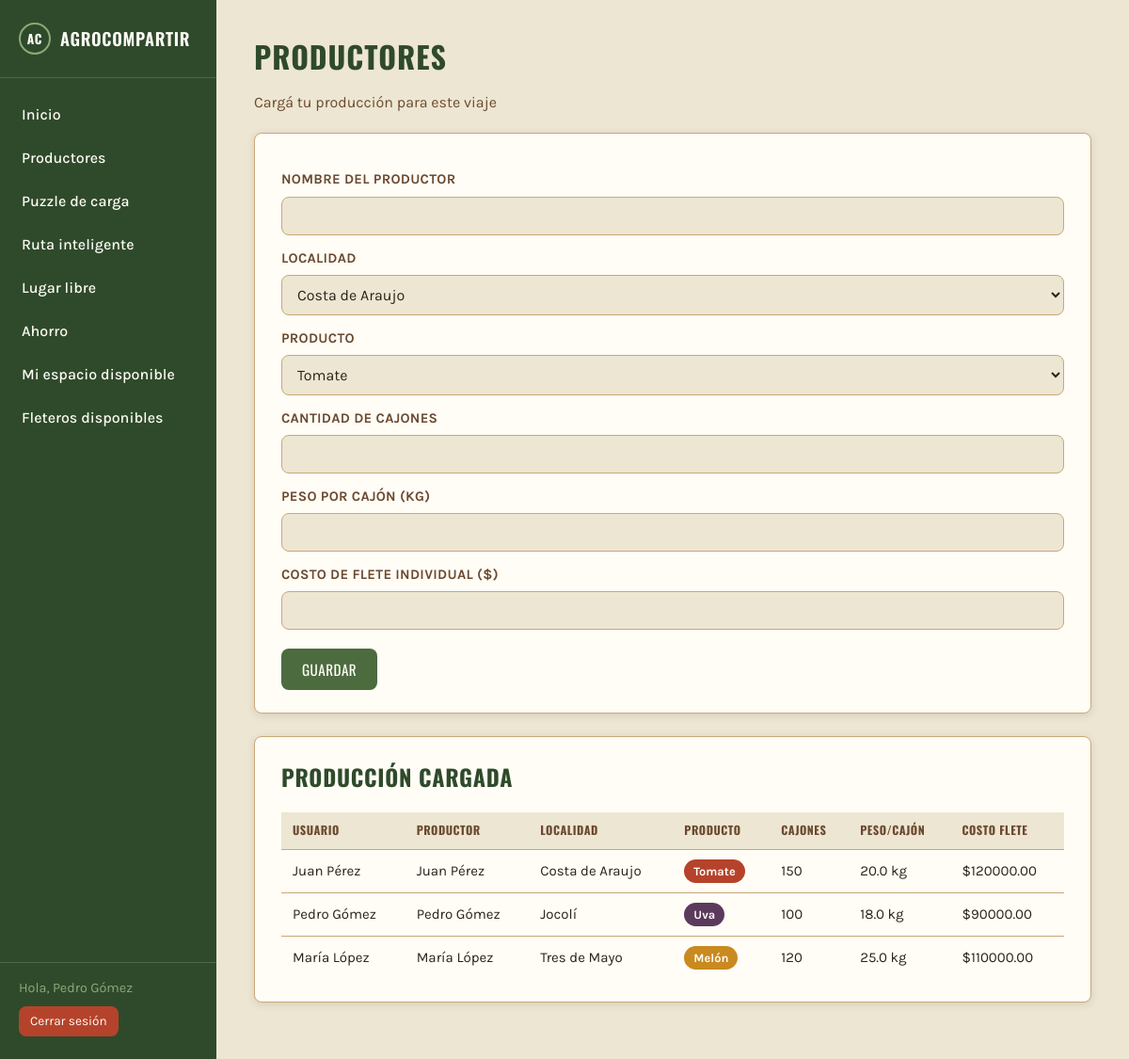
/productores (signed in), run on the app's committed database.
### tables this page shows
CREATE TABLE productores (
        id INTEGER PRIMARY KEY AUTOINCREMENT,
        usuario_id INTEGER NOT NULL,
        nombre_productor TEXT NOT NULL,
        localidad TEXT NOT NULL,
        producto TEXT NOT NULL,
        cantidad_cajones INTEGER NOT NULL,
        peso_por_cajon REAL NOT NULL,
        costo_viaje REAL NOT NULL,
        FOREIGN KEY (usuario_id) REFERENCES usuarios (id)
    );

CREATE TABLE usuarios (
        id INTEGER PRIMARY KEY AUTOINCREMENT,
        nombre TEXT NOT NULL,
        email TEXT NOT NULL UNIQUE,
        password TEXT NOT NULL,
        tipo TEXT NOT NULL DEFAULT 'cliente' CHECK (tipo IN ('cliente', 'fletero'))
    );

### app.py (the view, shortened to what this page needs)
@app.route('/productores', methods=['GET', 'POST'])
@login_requerido
def productores():
    return render_template(
        'productores.html',
        productores=funciones.obtener_productores(),
        localidades=funciones.LOCALIDADES_PRODUCTORES,
        productos=funciones.PRODUCTOS,
    )

### app.py (called while the page is built)
def login_requerido(vista):
    @wraps(vista)
    def envoltura(*args, **kwargs):
        if not session.get('usuario_id'):
            return redirect(url_for('login'))
        return vista(*args, **kwargs)
    return envoltura

### funciones.py (called while the page is built)
def obtener_conexion():
    conexion = sqlite3.connect('database.db')
    return conexion

def obtener_productores():
    conexion = obtener_conexion()
    cursor = conexion.cursor()
    cursor.execute('''
        SELECT p.id, u.nombre, p.nombre_productor, p.localidad, p.producto,
               p.cantidad_cajones, p.peso_por_cajon, p.costo_viaje
        FROM productores p
        JOIN usuarios u ON u.id = p.usuario_id
        ORDER BY p.id
    ''')
    filas = cursor.fetchall()
    conexion.close()
    return filas

### templates/productores.html
{% extends "base.html" %}
{% block contenido %}
<h1>Productores</h1>
<p class="subtitulo">Cargá tu producción para este viaje</p>
<div class="tarjeta">
    <form class="formulario" method="POST">
        <label for="nombre_productor">Nombre del productor</label>
        <input type="text" id="nombre_productor" name="nombre_productor" required>
        <label for="localidad">Localidad</label>
        <select id="localidad" name="localidad" required>
            {% for loc in localidades %}
            <option value="{{ loc }}">{{ loc }}</option>
            {% endfor %}
        </select>
        <label for="producto">Producto</label>
        <select id="producto" name="producto" required>
            {% for prod in productos %}
            <option value="{{ prod }}">{{ prod }}</option>
            {% endfor %}
        </select>
        <label for="cantidad_cajones">Cantidad de cajones</label>
        <input type="number" id="cantidad_cajones" name="cantidad_cajones" min="1" required>
        <label for="peso_por_cajon">Peso por cajón (kg)</label>
        <input type="number" id="peso_por_cajon" name="peso_por_cajon" step="0.1" min="0" required>
        <label for="costo_viaje">Costo de flete individual ($)</label>
        <input type="number" id="costo_viaje" name="costo_viaje" step="0.01" min="0" required>
        <button type="submit" class="btn">Guardar</button>
    </form>
</div>
<div class="tarjeta">
    <h2>Producción cargada</h2>
    {% if productores %}
    <table class="tabla">
        <thead>
            <tr>
                <th>Usuario</th>
                <th>Productor</th>
                <th>Localidad</th>
                <th>Producto</th>
                <th>Cajones</th>
                <th>Peso/cajón</th>
                <th>Costo flete</th>
            </tr>
        </thead>
        <tbody>
            {% for p in productores %}
            <tr>
                <td>{{ p[1] }}</td>
                <td>{{ p[2] }}</td>
                <td>{{ p[3] }}</td>
                <td>
                    {% if p[4] == 'Tomate' %}
                    <span class="etiqueta etiqueta--tomate">{{ p[4] }}</span>
                    {% elif p[4] == 'Melón' %}
                    <span class="etiqueta etiqueta--melon">{{ p[4] }}</span>
                    {% else %}
                    <span class="etiqueta etiqueta--uva">{{ p[4] }}</span>
                    {% endif %}
                </td>
                <td>{{ p[5] }}</td>
                <td>{{ p[6] }} kg</td>
                <td>${{ "%.2f"|format(p[7]) }}</td>
            </tr>
            {% endfor %}
        </tbody>
    </table>
    {% else %}
    <p>Todavía no hay producción cargada.</p>
    {% endif %}
</div>
{% endblock %}

### templates/base.html (shortened to what this page needs)
<!DOCTYPE html>
<html lang="es">
<head>
    <link rel="stylesheet" href="{{ url_for('static', filename='style.css') }}">
</head>
<body>
<div class="layout">
    {% if session.usuario_id %}
    <nav class="menu">
        <div class="menu-titulo">
            <span class="sello">AC</span>
            AgroCompartir
        </div>
        <ul>
            <li><a href="{{ url_for('dashboard') }}">Inicio</a></li>
            <li><a href="{{ url_for('productores') }}">Productores</a></li>
            <li><a href="{{ url_for('camion') }}">Puzzle de carga</a></li>
            <li><a href="{{ url_for('ruta') }}">Ruta inteligente</a></li>
            <li><a href="{{ url_for('lugar_libre') }}">Lugar libre</a></li>
            <li><a href="{{ url_for('ahorro') }}">Ahorro</a></li>
            {% if session.tipo_usuario == 'fletero' %}
            <li><a href="{{ url_for('vehiculo') }}">Mi espacio disponible</a></li>
            {% endif %}
            <li><a href="{{ url_for('disponibilidad') }}">Fleteros disponibles</a></li>
        </ul>
        <div class="menu-usuario">
            <span>Hola, {{ session.usuario_nombre }}</span>
            <a href="{{ url_for('logout') }}" class="boton-salir">Cerrar sesión</a>
        </div>
    </nav>
    {% endif %}
    <main class="contenido">
        {% block contenido %}{% endblock %}
    </main>
</div>
</body>
</html>

### static/style.css (style rules this page uses)
:root { --fondo: #EDE6D2; --verde-oscuro: #2F4A2B; --verde-medio: #4C6B3F; --verde-claro: #8FA876; --tierra: #6B4A30; --tierra-clara: #C9A876; --blanco: #FFFDF6; --tomate: #B5432B; --melon: #C98A1F; --uva: #5B3A5C; --texto: #2B2318; --error: #A5322A; --exito: #35662E; --fuente-titulo: 'Oswald', sans-serif; --fuente-texto: 'Karla', sans-serif; --radio: 8px; --sombra: 0 2px 8px rgba(43, 35, 24, 0.12); }
* { box-sizing: border-box; }
body { margin: 0; background-color: var(--fondo); color: var(--texto); font-family: var(--fuente-texto); font-size: 16px; line-height: 1.5; }
h1, h2, h3 { font-family: var(--fuente-titulo); text-transform: uppercase; letter-spacing: 0.03em; color: var(--verde-oscuro); margin-top: 0; }
a { color: var(--verde-medio); }
.layout { display: flex; min-height: 100vh; }
.menu { width: 230px; flex-shrink: 0; background-color: var(--verde-oscuro); color: var(--blanco); display: flex; flex-direction: column; padding: 24px 0; }
.menu-titulo { display: flex; align-items: center; gap: 10px; padding: 0 20px 24px 20px; font-family: var(--fuente-titulo); font-size: 1.15rem; font-weight: 600; text-transform: uppercase; letter-spacing: 0.04em; border-bottom: 1px solid rgba(255, 253, 246, 0.15); margin-bottom: 16px; }
.sello { flex-shrink: 0; width: 34px; height: 34px; border-radius: 50%; border: 2px solid var(--verde-claro); display: flex; align-items: center; justify-content: center; font-family: var(--fuente-titulo); font-size: 0.85rem; font-weight: 700; }
.menu ul { list-style: none; margin: 0; padding: 0; flex-grow: 1; }
.menu li a { display: block; padding: 11px 20px; color: var(--blanco); text-decoration: none; font-weight: 500; border-left: 3px solid transparent; }
.menu-usuario { padding: 16px 20px 0 20px; border-top: 1px solid rgba(255, 253, 246, 0.15); font-size: 0.9rem; }
.menu-usuario span { display: block; margin-bottom: 8px; color: var(--verde-claro); }
.boton-salir { display: inline-block; color: var(--blanco) !important; background-color: var(--tomate); padding: 6px 12px; border-radius: var(--radio); text-decoration: none; font-size: 0.85rem; }
.contenido { flex-grow: 1; padding: 36px 40px; max-width: 980px; }
.tarjeta { background-color: var(--blanco); border: 1px solid var(--tierra-clara); border-radius: var(--radio); box-shadow: var(--sombra); padding: 24px 28px; margin-bottom: 24px; }
.subtitulo { color: var(--tierra); margin-top: -8px; margin-bottom: 20px; }
.formulario label { display: block; font-weight: 700; margin: 14px 0 6px 0; font-size: 0.92rem; text-transform: uppercase; letter-spacing: 0.02em; color: var(--tierra); }
.formulario input[type="text"], .formulario input[type="email"], .formulario input[type="password"], .formulario input[type="number"], .formulario select { width: 100%; padding: 10px 12px; border: 1px solid var(--tierra-clara); border-radius: var(--radio); font-family: var(--fuente-texto); font-size: 1rem; background-color: var(--fondo); color: var(--texto); }
.btn { display: inline-block; margin-top: 20px; padding: 11px 22px; background-color: var(--verde-medio); color: var(--blanco); border: none; border-radius: var(--radio); font-family: var(--fuente-titulo); text-transform: uppercase; letter-spacing: 0.03em; font-size: 0.95rem; cursor: pointer; }
table.tabla { width: 100%; border-collapse: collapse; margin-top: 12px; }
table.tabla th, table.tabla td { text-align: left; padding: 10px 12px; border-bottom: 1px solid var(--tierra-clara); font-size: 0.94rem; }
table.tabla th { font-family: var(--fuente-titulo); text-transform: uppercase; font-size: 0.78rem; letter-spacing: 0.04em; color: var(--tierra); background-color: var(--fondo); }
table.tabla tr:last-child td { border-bottom: none; }
.etiqueta { display: inline-block; padding: 3px 10px; border-radius: 20px; font-size: 0.8rem; font-weight: 700; color: var(--blanco); }
.etiqueta--tomate { background-color: var(--tomate); }
.etiqueta--melon { background-color: var(--melon); }
.etiqueta--uva { background-color: var(--uva); }

### data on the page
productores: nombre "Juan Pérez", nombre_productor "Juan Pérez", localidad "Costa de Araujo", producto "Tomate", cantidad_cajones "150", peso_por_cajon "20.0", costo_viaje "120000.00"
productores: nombre "Pedro Gómez", nombre_productor "Pedro Gómez", localidad "Jocolí", producto "Uva", cantidad_cajones "100", peso_por_cajon "18.0", costo_viaje "90000.00"
productores: nombre "María López", nombre_productor "María López", localidad "Tres de Mayo", producto "Melón", cantidad_cajones "120", peso_por_cajon "25.0", costo_viaje "110000.00"

### other printed values
{{ session.usuario_nombre }} "Pedro Gómez"
form field localidad "Costa de Araujo"
form field producto "Tomate"
